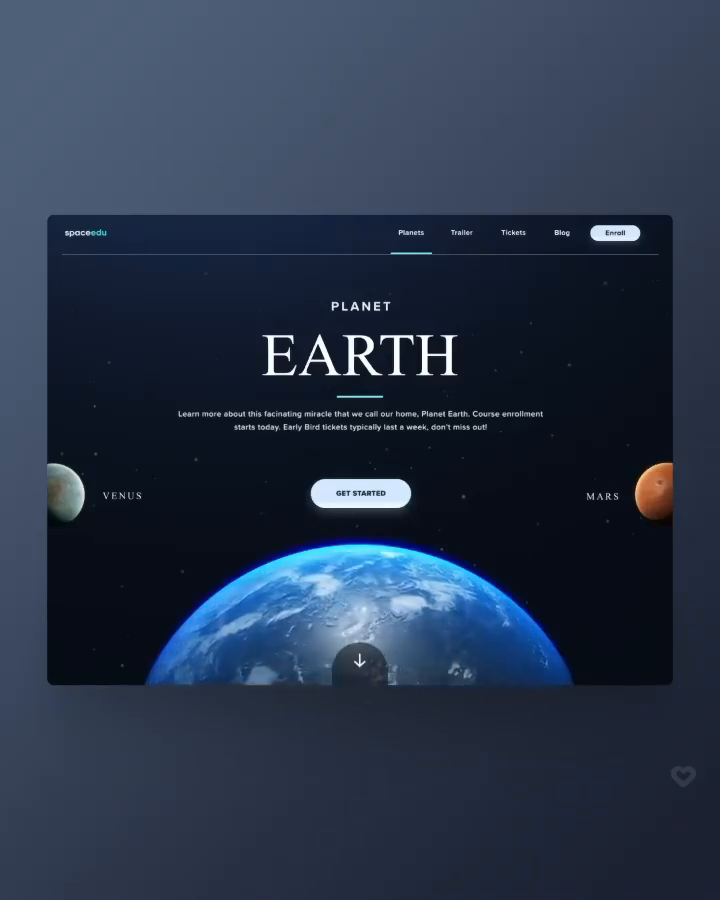
#> input picture frame 32 of Inspiration/501506e03ada5a323196a414290fda91.mp4, 720 x 900 px, given in place of Earth_zooming_to_Indian_mountains_202608280102.mp4, which was not available
$ python extract-inspiration-frames.py
#> lines starting #> are read from the running program, lines starting #| are printed output that depends on the picture
import os
import json
import cv2
from PIL import Image

# Configurations
V1_PATH = 'Inspiration/Earth_zooming_to_Indian_mountains_202608280102.mp4'
V2_PATH = 'Inspiration/AI_climate_risk_analysis_video_202608280107.mp4'
OUTPUT_DIR = 'scroll-site/frames'
TARGET_WIDTH = 1400
TARGET_HEIGHT = 788 # Keep 16:9 aspect ratio of 1920x1080

os.makedirs(OUTPUT_DIR, exist_ok=True)

# Clean up existing frames
print("Cleaning up old frames in scroll-site/frames...")
for f in os.listdir(OUTPUT_DIR):
    if f.endswith('.webp') or f.endswith('.json'):
        try:
            os.remove(os.path.join(OUTPUT_DIR, f))
        except OSError:
            pass

def extract_frames_from_video(video_path, start_index):
#> called with start_index = 0
    cap = cv2.VideoCapture(video_path)
    if not cap.isOpened():
        print(f"Error opening video: {video_path}")
        return 0

    count = 0
    while True:
        ret, frame = cap.read()
#> frame is the input picture: shape (900, 720, 3); mean B, G, R 73.7, 53.2, 40.4
        if not ret:
            break

        # Convert BGR (OpenCV) to RGB (Pillow)
        rgb_frame = cv2.cvtColor(frame, cv2.COLOR_BGR2RGB)
        img = Image.fromarray(rgb_frame)

        # Resize frame
        img_resized = img.resize((TARGET_WIDTH, TARGET_HEIGHT), Image.Resampling.LANCZOS)
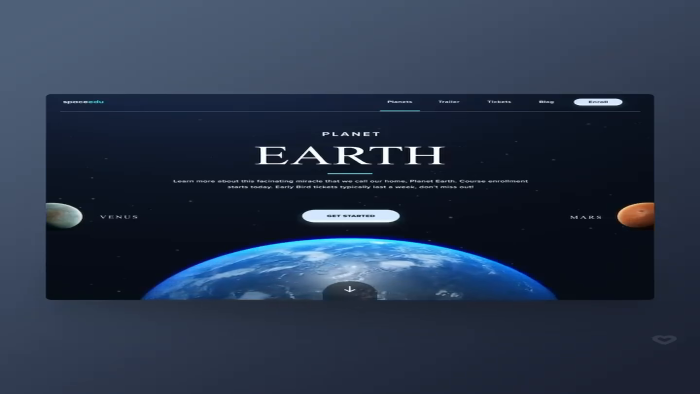
#> img_resized: PIL image 1400x788 RGB (shown at 1/2 size); mean R, G, B 40.4, 53.2, 73.7

        # Save as WebP
        frame_idx = start_index + count
        output_path = os.path.join(OUTPUT_DIR, f"frame_{frame_idx+1:04d}.webp")
        img_resized.save(output_path, 'WEBP', quality=85)

        count += 1
        if count % 20 == 0:
            print(f"  Processed {count} frames from {os.path.basename(video_path)}...")

    cap.release()
    return count

print("Processing Video 1: Earth zoom to mountains...")
v1_count = extract_frames_from_video(V1_PATH, 0)
print(f"Video 1 complete. Extracted {v1_count} frames.")

print("Processing Video 2: AI climate risk analysis...")
v2_count = extract_frames_from_video(V2_PATH, v1_count)
print(f"Video 2 complete. Extracted {v2_count} frames.")

total_frames = v1_count + v2_count
print(f"Extraction complete! Total frames generated: {total_frames}")

# Write frames.json manifest
manifest = {
    "count": total_frames,
    "pattern": "frames/frame_%04d.webp"
}
with open(os.path.join(OUTPUT_DIR, "frames.json"), 'w') as f:
    json.dump(manifest, f)
print("Updated manifest frames.json written successfully.")

$ run again, starting later in the video
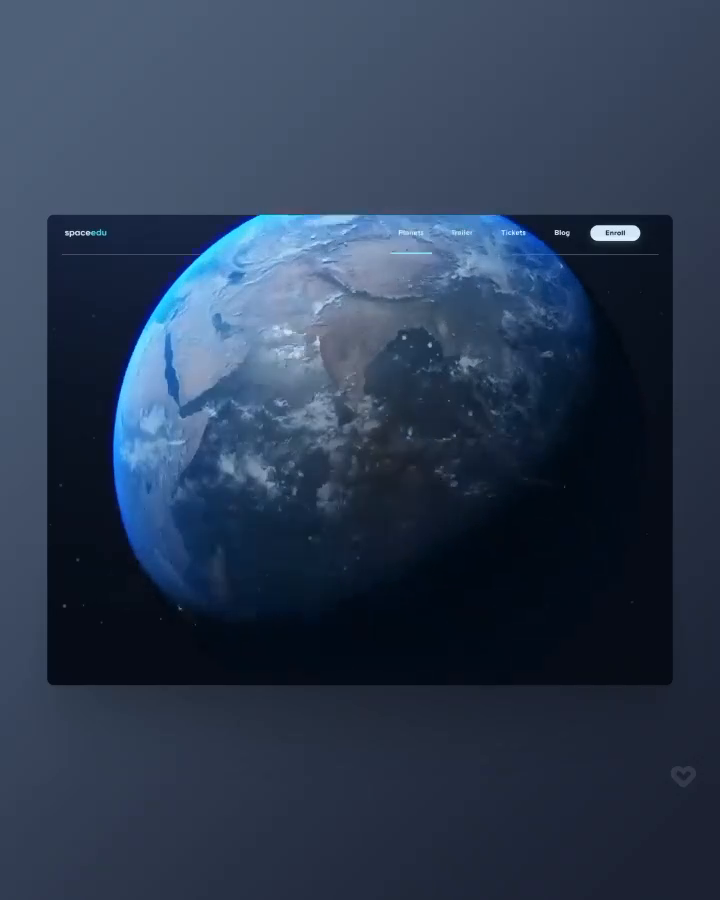
#> input picture frame 144 of Inspiration/501506e03ada5a323196a414290fda91.mp4, 720 x 900 px, given in place of Earth_zooming_to_Indian_mountains_202608280102.mp4, which was not available
#> in extract_frames_from_video, frame is the input picture: shape (900, 720, 3); mean B, G, R 81.2, 59, 44.2
#> in extract_frames_from_video, `img_resized = img.resize((TARGET_WIDTH, TARGET_HEIGHT), Image.Resampli..`:
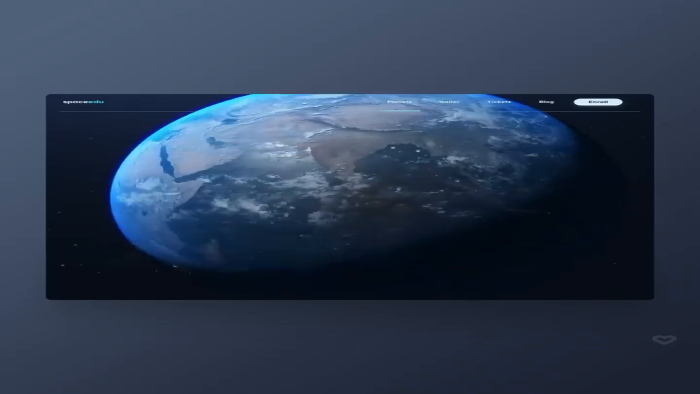
#> img_resized: PIL image 1400x788 RGB (shown at 1/2 size); mean R, G, B 44.2, 59, 81.2

$ run again, starting later in the video
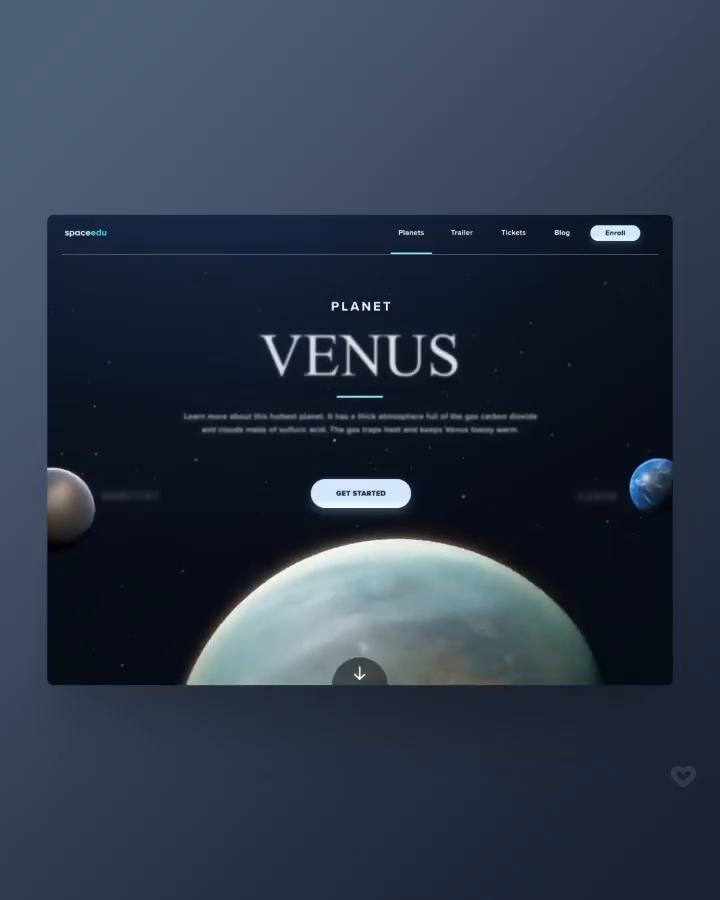
#> input picture frame 256 of Inspiration/501506e03ada5a323196a414290fda91.mp4, 720 x 900 px, given in place of Earth_zooming_to_Indian_mountains_202608280102.mp4, which was not available
#> in extract_frames_from_video, frame is the input picture: shape (900, 720, 3); mean B, G, R 72.9, 55.9, 45.3
#> in extract_frames_from_video, `img_resized = img.resize((TARGET_WIDTH, TARGET_HEIGHT), Image.Resampli..`:
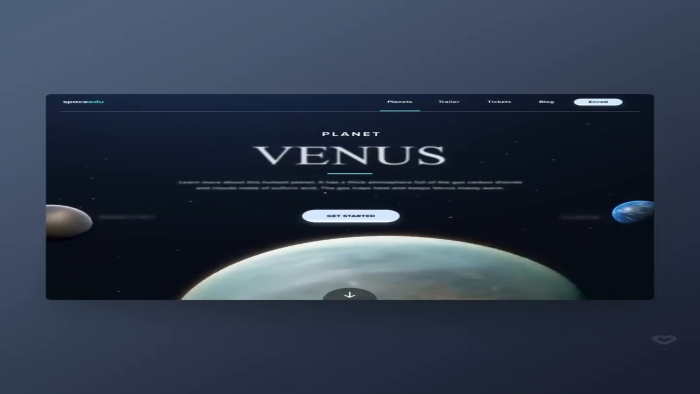
#> img_resized: PIL image 1400x788 RGB (shown at 1/2 size); mean R, G, B 45.3, 55.9, 72.9
